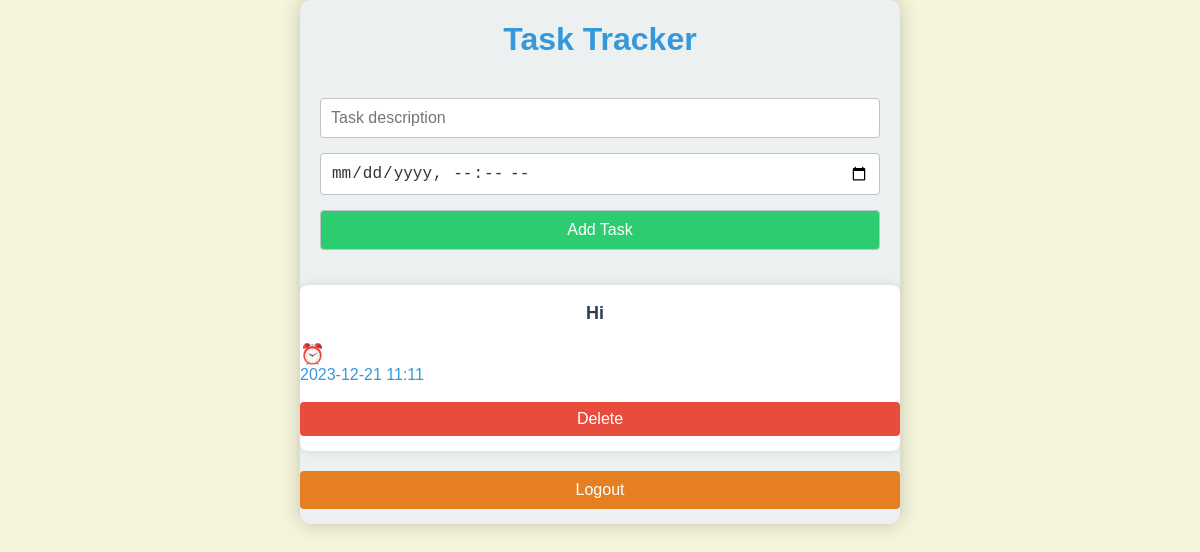
Page / (signed in) on the earlier database version.
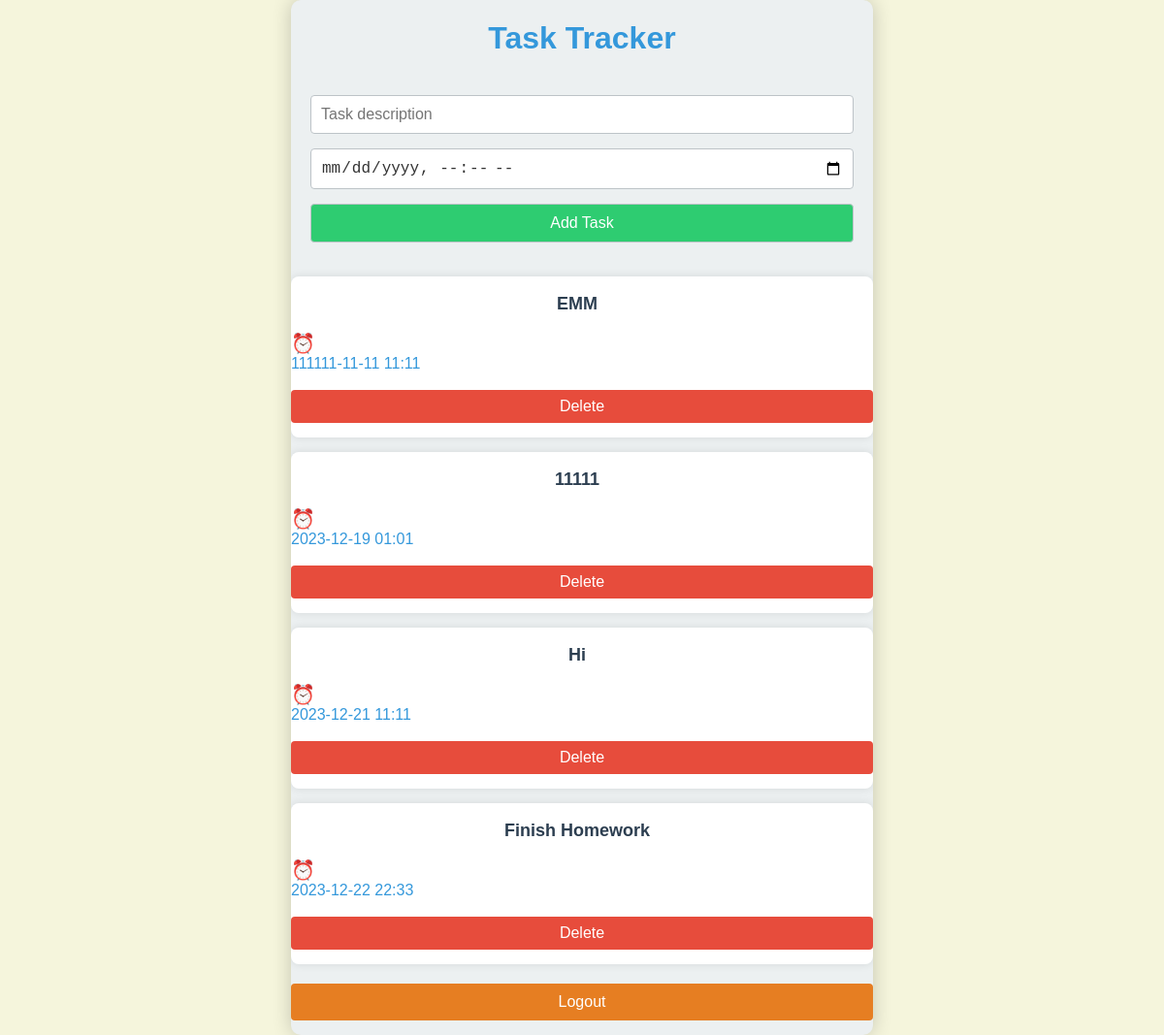
Same page on the later database version.
### tables this page shows
CREATE TABLE tasks (
                id INTEGER PRIMARY KEY AUTOINCREMENT,
                description TEXT NOT NULL,
                due_date TEXT,
                user_id INTEGER,
                FOREIGN KEY(user_id) REFERENCES users(id)
            );

### app.py (the view)
@app.route('/')
def index():
    user_id = request.cookies.get('user_id')
    if not user_id:
        return redirect(url_for('login'))
    with sqlite3.connect(DATABASE) as connection:
        cursor = connection.cursor()
        cursor.execute("SELECT * FROM tasks WHERE user_id = ? ORDER BY due_date", (user_id,))
        tasks = cursor.fetchall()
    return render_template('index.html', tasks=tasks)

### templates/index.html (shortened to what this page needs)
<!DOCTYPE html>
<html lang="en">
<head>
</head>
<body>
    <div class="container">
        <h1>Task Tracker</h1>
        <form action="/add" method="post">
            <input type="text" name="description" placeholder="Task description" required>
            <input type="datetime-local" name="due_date" required>
            <button type="submit">Add Task</button>
        </form>
        <ul>
            {% for task in tasks %}
                <div class="task">
                    <div class="task-content">
                        <br>
                        <p class="description">{{ task[1] }}</p><br>
                        <span class="alarm-icon">⏰</span>
                        <p class="time">
                            {{ task[2].split('T')[0] }} {{ task[2].split('T')[1] }}
                        </p><br>
                        <button class="delete-btn" onclick="location.href='/delete/{{ task[0] }}'">Delete</button>
                    </div>
                </div>
            {% endfor %}
        </ul>
        <button class="logout-btn" onclick="location.href='/logout'">Logout</button>
    </div>
</body>
</html>

### templates/index.html (style rules this page uses)
body { font-family: 'Montserrat', sans-serif; background-color: #f5f5dc; margin: 0; padding: 0; display: flex; justify-content: center; align-items: center; }
.container { background-color: #ecf0f1; box-shadow: 0 0 20px rgba(0, 0, 0, 0.2); border-radius: 10px; overflow: hidden; width: 80%; max-width: 600px; }
h1 { color: #3498db; text-align: center; margin-bottom: 20px; }
form { padding: 20px; box-sizing: border-box; }
input, button { margin-bottom: 15px; width: 100%; padding: 10px; box-sizing: border-box; border: 1px solid #bdc3c7; border-radius: 4px; font-size: 16px; color: #333; }
button { background-color: #2ecc71; color: #fff; cursor: pointer; transition: background-color 0.3s ease; }
ul { list-style-type: none; padding: 0; margin: 0; }
.task { background-color: #fff; box-shadow: 0 0 10px rgba(0, 0, 0, 0.1); border-radius: 8px; overflow: hidden; margin-bottom: 15px; }
.delete-btn { background-color: #e74c3c; color: #fff; border: none; padding: 8px 15px; border-radius: 4px; cursor: pointer; transition: background-color 0.3s ease; }
p { text-align: center; margin: 0; }
.description { flex: 1; margin-right: 10px; color: #2c3e50; font-weight: bold; font-size: 18px; }
.time { color: #3498db; font-size: 16px; display: flex; align-items: center; }
.alarm-icon { font-size: 20px; margin-right: 5px; }
.logout-btn { background-color: #e67e22; color: #fff; border: none; padding: 10px 20px; border-radius: 4px; cursor: pointer; margin-top: 20px; display: block; margin-left: auto; margin-right: auto; }

Differences in the rows shown:
added tasks: description "EMM", due_date "111111-11-11", due_date "11:11"
added tasks: description "11111", due_date "2023-12-19", due_date "01:01"
added tasks: description "Finish Homework", due_date "2023-12-22", due_date "22:33"
